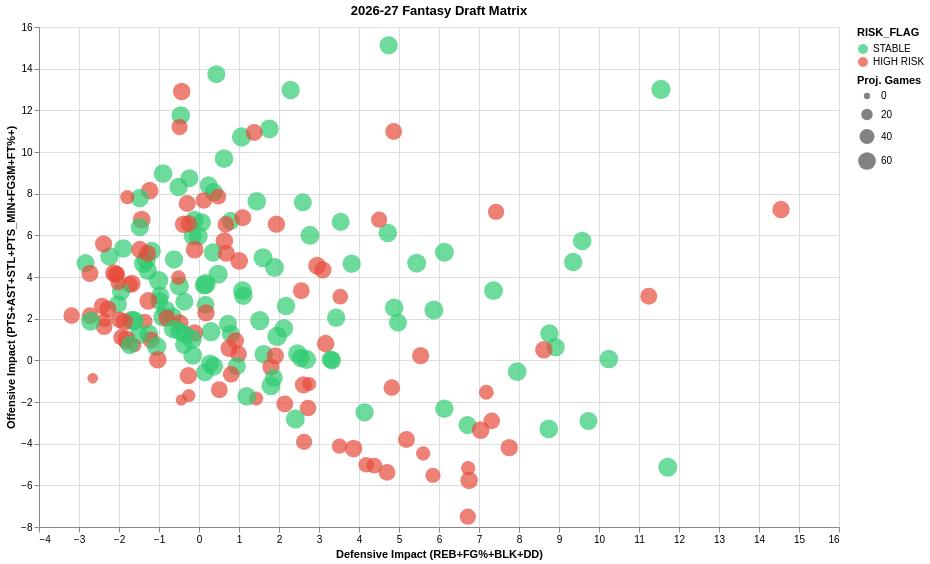

This figure's notebook cell:
### Code cell
import pandas as pd
import numpy as np
import altair as alt
import seaborn as sns
import matplotlib.pyplot as plt
from datetime import datetime

# --- 1. CONFIGURATION & PREP ---
CURRENT_SEASON = '2025-26'
PREV_SEASON = '2024-25'
MAX_GAMES = 82

def clean_and_prep(df):
    df = df.copy()
    # Handle 'MIN' format (e.g., '35:12' -> 35.2)
    if df['MIN'].dtype == 'O':
        df['MIN'] = df['MIN'].apply(lambda x: int(x.split(':')[0]) + int(x.split(':')[1])/60 
                                  if (isinstance(x, str) and ':' in x) else (float(x) if pd.notna(x) else 0))
    
    # Feature Engineering: Double-Doubles & Stocks
    dd_cats = ['PTS', 'REB', 'AST', 'STL', 'BLK']
    df['DD'] = ((df[dd_cats] >= 10).sum(axis=1) >= 2).astype(int)
    df['STOCKS'] = df['STL'] + df['BLK']
    df['GAME_DATE'] = pd.to_datetime(df['GAME_DATE'])
    return df

def aggregate_stats(df, label=""):
    agg_map = {
        'GAME_ID': 'count', 'MIN': 'sum', 'FGM': 'sum', 'FGA': 'sum',
        'FTM': 'sum', 'FTA': 'sum', 'FG3M': 'sum', 'REB': 'sum',
        'AST': 'sum', 'STL': 'sum', 'BLK': 'sum', 'PTS': 'sum', 'DD': 'sum'
    }
    grouped = df.groupby(['PLAYER_ID', 'PLAYER_NAME']).agg(agg_map).reset_index()
    grouped.rename(columns={'GAME_ID': 'GP'}, inplace=True)
    
    # Filter: Minimum baseline for statistical relevance
    grouped = grouped[(grouped['GP'] >= 15) & ((grouped['MIN']/grouped['GP']) >= 12)]
    
    # Per-Game & Efficiency Calculations
    for s in ['FG3M', 'REB', 'AST', 'STL', 'BLK', 'PTS', 'DD']:
        grouped[f'{s}_PG'] = grouped[s] / grouped['GP']
        
    grouped['FG_PCT'] = grouped['FGM'] / grouped['FGA']
    grouped['FT_PCT'] = grouped['FTM'] / grouped['FTA']
    # INTEGRATED: Points Per Minute
    grouped['PTS_MIN'] = grouped['PTS'] / grouped['MIN']
    
    if label:
        grouped = grouped.add_suffix(f'_{label}')
        grouped.rename(columns={f'PLAYER_ID_{label}': 'PLAYER_ID', f'PLAYER_NAME_{label}': 'PLAYER_NAME'}, inplace=True)
    return grouped

# --- 2. DATA PROCESSING ---
df_clean = clean_and_prep(df_all_stats)

# Historical Reliability (GP over last 3 years)
gp_history = df_clean.groupby(['PLAYER_ID', 'PLAYER_NAME', 'SEASON'])['GAME_ID'].count().reset_index()
reliability = gp_history.groupby(['PLAYER_ID', 'PLAYER_NAME'])['GAME_ID'].mean().reset_index()
reliability.rename(columns={'GAME_ID': 'AVG_GP'}, inplace=True)
reliability['RELIABILITY_SCORE'] = (reliability['AVG_GP'] / MAX_GAMES).clip(0.2, 1.0)

# Extract Seasons & Late Breakouts
df_26 = aggregate_stats(df_clean[df_clean['SEASON'] == CURRENT_SEASON], label="26")
df_25 = aggregate_stats(df_clean[df_clean['SEASON'] == PREV_SEASON], label="25")
last_15 = df_clean[df_clean['SEASON'] == CURRENT_SEASON].sort_values('GAME_DATE').groupby('PLAYER_ID').tail(15)
df_late = aggregate_stats(last_15, label="LATE")

# Merge Everything
df_master = pd.merge(df_26, df_25, on=['PLAYER_ID', 'PLAYER_NAME'], how='left')
df_master = pd.merge(df_master, reliability[['PLAYER_ID', 'RELIABILITY_SCORE']], on='PLAYER_ID', how='left')
df_master = pd.merge(df_master, df_late[['PLAYER_ID', 'PTS_PG_LATE', 'PTS_MIN_LATE']], on='PLAYER_ID', how='left')

# --- 3. PREDICTIONS & Z-SCORES ---
predict_cats = ['PTS_PG', 'REB_PG', 'AST_PG', 'STL_PG', 'BLK_PG', 'FG3M_PG', 'DD_PG', 'FG_PCT', 'FT_PCT', 'PTS_MIN']

for cat in predict_cats:
    # 70/30 Season Weighting
    df_master[f'PRED_{cat}'] = (df_master[f'{cat}_26'] * 0.7) + (df_master[f'{cat}_25'].fillna(df_master[f'{cat}_26']) * 0.3)
    
    # Sleeper Boost (Late season surge)
    if cat in ['PTS_PG', 'PTS_MIN']:
        mask = df_master[f'{cat}_LATE'] > (df_master[f'{cat}_26'] * 1.15)
        df_master.loc[mask, f'PRED_{cat}'] *= 1.08 # 8% Breakout multiplier

# Calculate Z-Scores
for cat in predict_cats:
    col = f'PRED_{cat}'
    df_master[f'Z_{cat}'] = (df_master[col] - df_master[col].mean()) / df_master[col].std()

# --- 4. VOLUME & STRATEGY WEIGHTING ---
df_master['EXP_GP'] = (df_master['RELIABILITY_SCORE'] * MAX_GAMES).round(0)
df_master['RISK_FLAG'] = np.where(df_master['RELIABILITY_SCORE'] < 0.75, 'HIGH RISK', 'STABLE')

# Seasonal Value (Per-Game Z * GP Availability)
for cat in predict_cats:
    df_master[f'V_TOTAL_{cat}'] = df_master[f'Z_{cat}'] * (df_master['EXP_GP'] / MAX_GAMES)

# Strategy Rankings
val_cols = [f'V_TOTAL_{cat}' for cat in predict_cats]
df_master['DRAFT_VALUE_TOTAL'] = df_master[val_cols].sum(axis=1)

# Punt FT% Big Man Build (Emphasis on REB, BLK, FG%, DD, and PTS_MIN)
big_man_cats = ['V_TOTAL_REB_PG', 'V_TOTAL_BLK_PG', 'V_TOTAL_FG_PCT', 'V_TOTAL_DD_PG', 'V_TOTAL_PTS_MIN']
df_master['PUNT_FT_RANK'] = df_master[big_man_cats].sum(axis=1)

# --- 5. VISUALIZATION ---

df_master['Offense_Axis'] = df_master['Z_PTS_PG'] + df_master['Z_AST_PG'] + df_master['Z_PTS_MIN'] + df_master['Z_FG3M_PG'] + df_master['Z_FT_PCT'] + df_master['Z_STL_PG']
df_master['Defense_Axis'] = df_master['Z_REB_PG'] + df_master['Z_FG_PCT'] + df_master['Z_BLK_PG'] + df_master['Z_DD_PG']

viz_df = df_master.sort_values('DRAFT_VALUE_TOTAL', ascending=False).head(200)

chart = alt.Chart(viz_df).mark_circle(size=120).encode(
    x=alt.X('Defense_Axis:Q', title='Defensive Impact (REB+FG%+BLK+DD)'),
    y=alt.Y('Offense_Axis:Q', title='Offensive Impact (PTS+AST+STL+PTS_MIN+FG3M+FT%+)'),
    color=alt.Color('RISK_FLAG:N', scale=alt.Scale(domain=['STABLE', 'HIGH RISK'], range=['#2ecc71', '#e74c3c'])),
    size=alt.Size('EXP_GP:Q', scale=alt.Scale(range=[40, 400]), title="Proj. Games"),
    tooltip=['PLAYER_NAME', 'EXP_GP', 'RISK_FLAG', 
             alt.Tooltip('PRED_PTS_MIN:Q', format='.2f', title='Pts/Min'),
             alt.Tooltip('DRAFT_VALUE_TOTAL:Q', format='.2f', title='Draft Value')]
).properties(width=800, height=500, title="2026-27 Fantasy Draft Matrix").interactive()

chart.display()

### Figure 1 — Vega-Lite specification as saved in the notebook (floating-point values rounded to 4 significant figures; data arrays with more than 128 entries replaced by an {"elided": "..."} marker saying what was removed)
{"config": {"view": {"continuousWidth": 300, "continuousHeight": 300}}, "data": {"name": "data-08437197d5c34c96162909d58909e96c"}, "mark": {"type": "circle", "size": 120}, "encoding": {"color": {"field": "RISK_FLAG", "scale": {"domain": ["STABLE", "HIGH RISK"], "range": ["#2ecc71", "#e74c3c"]}, "type": "nominal"}, "size": {"field": "EXP_GP", "scale": {"range": [40, 400]}, "title": "Proj. Games", "type": "quantitative"}, "tooltip": [{"field": "PLAYER_NAME", "type": "nominal"}, {"field": "EXP_GP", "type": "quantitative"}, {"field": "RISK_FLAG", "type": "nominal"}, {"field": "PRED_PTS_MIN", "format": ".2f", "title": "Pts/Min", "type": "quantitative"}, {"field": "DRAFT_VALUE_TOTAL", "format": ".2f", "title": "Draft Value", "type": "quantitative"}], "x": {"field": "Defense_Axis", "title": "Defensive Impact (REB+FG%+BLK+DD)", "type": "quantitative"}, "y": {"field": "Offense_Axis", "title": "Offensive Impact (PTS+AST+STL+PTS_MIN+FG3M+FT%+)", "type": "quantitative"}}, "height": 500, "params": [{"name": "param_1e9efca18e7a2868", "select": {"type": "interval", "encodings": ["x", "y"]}, "bind": "scales"}], "title": "2026-27 Fantasy Draft Matrix", "width": 800, "$schema": "https://vega.github.io/schema/vega-lite/v6.1.0.json", "datasets": {"data-08437197d5c34c96162909d58909e96c": {"elided": "200 records"}}}
